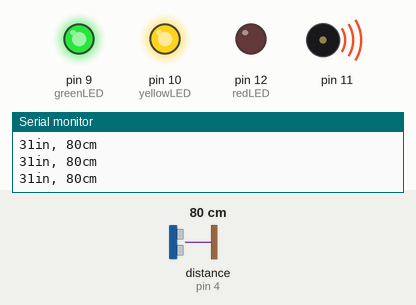
This sketch was run on a simulated Arduino Uno, built with avr-gcc and run on an emulated ATmega328P. Shown: output pins drawn as LEDs (lit = HIGH), buzzer (waves = sounding), the last lines printed to the serial monitor. Wiring (inferred from the names in the program): ultrasonic range finder: trigger pin 3; echo pin 4. The inputs (shaded band) are chosen by the test bench; at power-on: distance to the obstacle (sensor on pin 4) 80 cm. The echo pulse lasts 58.3 µs per cm; pins used as bus, display or sensor lines are not drawn.

Above: at 1.03 s.
1.3 s: distance to the obstacle (sensor on pin 4) set to 44 cm
4.3 s: distance to the obstacle (sensor on pin 4) set to 38 cm
At 4.7 s:
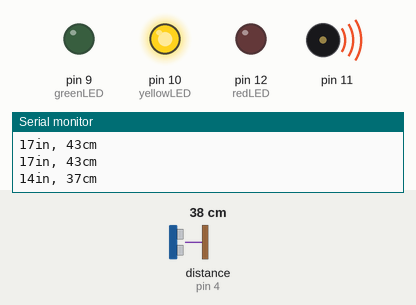
7.3 s: distance to the obstacle (sensor on pin 4) set to 23 cm
10.3 s: distance to the obstacle (sensor on pin 4) set to 19 cm
At 10.69 s:
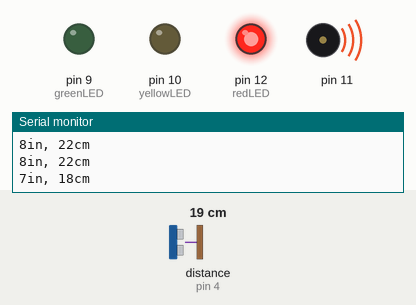
13.3 s: distance to the obstacle (sensor on pin 4) set to 120 cm
At 13.68 s:
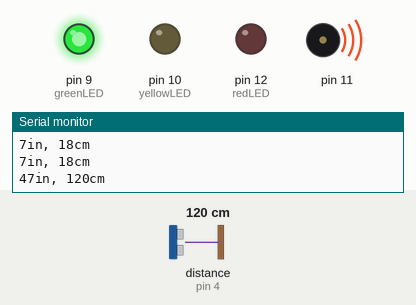
16.3 s: distance to the obstacle (sensor on pin 4) set to 83 cm
19.3 s: distance to the obstacle (sensor on pin 4) set to 76 cm
At 19.91 s:
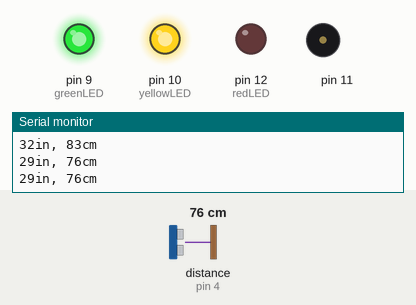
Timing chart, 0 to 23.3 s (numbered marks = the images above; inputs shaded):
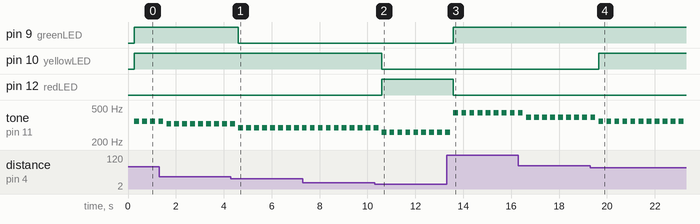

The sketch:

HC-SR04PianoNotes.ino
```cpp
const int greenLED = 9;
const int yellowLED = 10;
const int redLED = 12;

//musical instrument for HC-SR04 (4 pin) Ultrasonic Sensor
void setup() {
  pinMode (2,OUTPUT);//attach pin 2 to vcc
  pinMode (5,OUTPUT);//attach pin 5 to GND
  pinMode(redLED, OUTPUT);
  pinMode(yellowLED, OUTPUT);
  pinMode(greenLED, OUTPUT);
  // initialize serial communication:
  Serial.begin(9600);
  Serial.println("Piezo Buzzer and HC-SR04 Piano by Distance Test");
  Serial.println("with Arduino UNO R3 by Glanz and Freya");
}

void loop()
{
digitalWrite(2, HIGH);
  // establish variables for duration of the ping,
  // and the distance result in inches and centimeters:
  long duration, inches, cm;

  // The PING))) is triggered by a HIGH pulse of 2 or more microseconds.
  // Give a short LOW pulse beforehand to ensure a clean HIGH pulse:
  pinMode(3, OUTPUT);// attach pin 3 to Trig
  digitalWrite(3, LOW);
  delayMicroseconds(2);
  digitalWrite(3, HIGH);
  delayMicroseconds(5);
  digitalWrite(3, LOW);

  // The same pin is used to read the signal from the PING))): a HIGH
  // pulse whose duration is the time (in microseconds) from the sending
  // of the ping to the reception of its echo off of an object.
  pinMode (4, INPUT);//attach pin 4 to Echo
  duration = pulseIn(4, HIGH);

  // convert the time into a distance
  inches = microsecondsToInches(duration);
  cm = microsecondsToCentimeters(duration);

  Serial.print(inches);
  Serial.print("in, ");
  Serial.print(cm);
  Serial.print("cm");
  Serial.println();

  delay(230);

  int toneToPlay = 0;

  if(cm <= 160 && cm > 140)
  {
     toneToPlay = 523;
     digitalWrite(greenLED, HIGH);
     digitalWrite(yellowLED, LOW);
     digitalWrite(redLED, LOW);
  }
  if(cm <= 140 && cm > 120)
  {
     toneToPlay = 493;
     digitalWrite(greenLED, HIGH);
     digitalWrite(yellowLED, LOW);
     digitalWrite(redLED, LOW);
  }
  if(cm <= 120 && cm > 100)
  {
     toneToPlay = 440;
     digitalWrite(greenLED, HIGH);
     digitalWrite(yellowLED, LOW);
     digitalWrite(redLED, LOW);
  }
  if(cm <= 100 && cm > 80)
  {
     toneToPlay = 392;
     digitalWrite(greenLED, HIGH);
     digitalWrite(yellowLED, LOW);
     digitalWrite(redLED, LOW);
  }
  if(cm <= 80 && cm > 60)
  {
     toneToPlay = 349;
     digitalWrite(greenLED, HIGH);
     digitalWrite(yellowLED, HIGH);
     digitalWrite(redLED, LOW);
  }
  if(cm <= 60 && cm > 40)
  {
     toneToPlay = 329;
     digitalWrite(greenLED, HIGH);
     digitalWrite(yellowLED, HIGH);
     digitalWrite(redLED, LOW);
  }
  if(cm <= 40 && cm > 20)
  {
     toneToPlay = 294;
     digitalWrite(greenLED, LOW);
     digitalWrite(yellowLED, HIGH);
     digitalWrite(redLED, LOW);
  }
  if(cm <= 20)
  {
     toneToPlay = 261;
     digitalWrite(greenLED, LOW);
     digitalWrite(yellowLED, LOW);
     digitalWrite(redLED, HIGH);
  }

  if (toneToPlay == 0)
  {
    noTone(11);
  }
  else
  {
    tone(11, toneToPlay, 200);

  }

  //if you want the sound to just change based on distance,
  //but not necessarily have frequencies that correspond
  //to notes on a piano you can do this instead
  //tone(11, in*10, 200);

  delay(100);
}

long microsecondsToInches(long microseconds)
{
  // According to Parallax's datasheet for the PING))), there are
  // 73.746 microseconds per inch (i.e. sound travels at 1130 feet per
  // second).  This gives the distance travelled by the ping, outbound
  // and return, so we divide by 2 to get the distance of the obstacle.
   return microseconds / 74 / 2;
}

long microsecondsToCentimeters(long microseconds)
{
  // The speed of sound is 340 m/s or 29 microseconds per centimeter.
  // The ping travels out and back, so to find the distance of the
  // object we take half of the distance travelled.
  return microseconds / 29 / 2;
}
```

Measured:
- the behaviour switches between 42 and 41 cm on distance to the obstacle (sensor on pin 4) (found by bisection; images 0 and 1)
- the behaviour switches between 22 and 21 cm on distance to the obstacle (sensor on pin 4) (found by bisection; images 1 and 2)
- the behaviour switches between 81 and 80 cm on distance to the obstacle (sensor on pin 4) (found by bisection; images 3 and 4)
- after the input at 4.3 s, pin 9 (greenLED): HIGH → LOW after 0.31 s
- after the input at 10.3 s, pin 10 (yellowLED): HIGH → LOW after 0.30 s; pin 12 (redLED): LOW → HIGH after 0.30 s
- after the input at 13.3 s, pin 9 (greenLED): LOW → HIGH after 0.29 s; pin 12 (redLED): HIGH → LOW after 0.29 s
- after the input at 19.3 s, pin 10 (yellowLED): LOW → HIGH after 0.35 s
- by itself, tone on pin 11: repeats every 0.34 s: silent 0.14 s, 349 Hz 0.20 s
